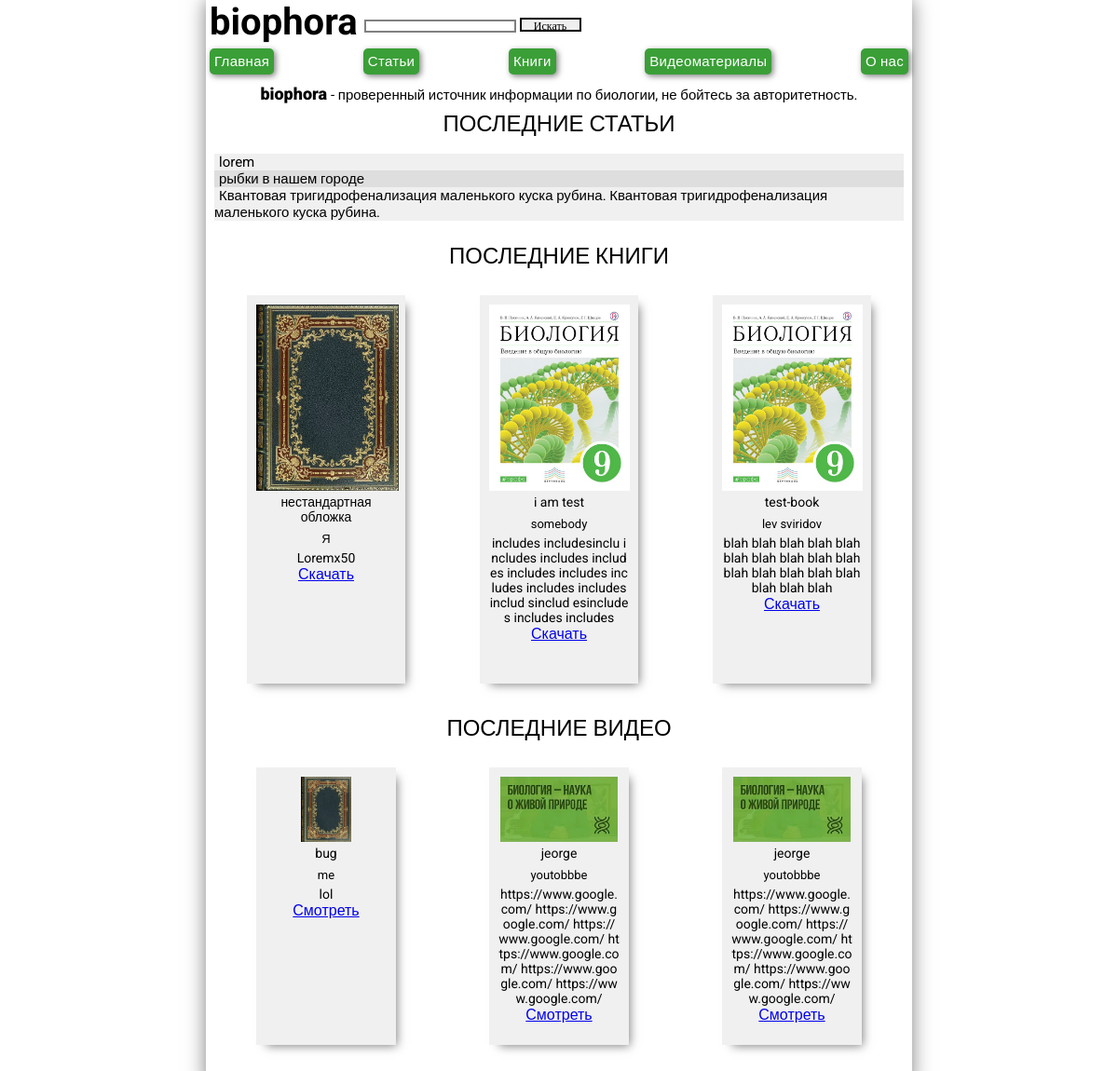
The page / on the database its author committed.
### articles/models.py (models this page shows, shortened)
class Article(models.Model):
    author = models.ForeignKey(settings.AUTH_USER_MODEL, on_delete=models.CASCADE)
    title = models.CharField(max_length=200)
    text = HTMLField()
    created_date = models.DateTimeField(default=timezone.now)
    published_date = models.DateTimeField(blank=True, null=True)
    class Meta:
        verbose_name = 'Статьи'
        verbose_name_plural = 'Статьи'

class Book(models.Model):
    preview = models.ImageField()
    title = models.CharField(max_length=200)
    author = models.CharField(max_length=200)
    description = models.TextField()
    download_link = models.TextField()
    created_date = models.DateTimeField(default=timezone.now)
    published_date = models.DateTimeField(blank=True, null=True)
    class Meta:
        verbose_name = 'Книги'
        verbose_name_plural = 'Книги'

class Video(models.Model):
    preview = models.ImageField()
    title = models.CharField(max_length=200)
    author = models.CharField(max_length=200)
    description = models.TextField()
    watch_link = models.TextField()
    created_date = models.DateTimeField(default=timezone.now)
    published_date = models.DateTimeField(blank=True, null=True)
    class Meta:
        verbose_name = 'Видео'
        verbose_name_plural = 'Видео'

### articles/views.py (the view)
# urls.py: path('', views.recent, name='recent'),
def recent(request):
    articles = Article.objects.order_by('-published_date')[:3]
    books = Book.objects.order_by('-published_date')[:3]
    videos = Video.objects.order_by('-published_date')[:3]
    context = {}
    context['articles'] = articles
    context['books'] = books
    context['videos'] = videos
    return render(request, 'recent.html', context)

### articles/templates/recent.html
{% extends 'base.html' %}
{% block content %}
<p class="motd"><span class="motd-mainword">biophora</span> -
        проверенный источник
        информации по биологии, не
        бойтесь за авторитетность.</p>
        <h2 class="block-name">ПОСЛЕДНИЕ СТАТЬИ</h2>
        <div class="recent">
            <ul type="none" class="recent-articles-names">
              {% for article in articles %}
                <li><a href="{% url 'article' pk=article.pk %}">{{ article.title }}</a></li>
              {% endfor %}
            </ul>
        </div>
        <h2 class="block-name">ПОСЛЕДНИЕ КНИГИ</h2>
        <div class="recent books grid">
          {% for book in books %}
            <div class="book-preview" >
              <img src="{{ book.preview.url }}" height="200px">
              <p class="book-title">{{ book.title }}</p>
              <p class="preview-author-name">{{ book.author }}</p>
              <p class="preview-description">{{ book.description }}</p>
              <a href="{{ book.download_link }}">Скачать</a>
            </div>
          {% endfor %}
        </div>
        <h2 class="block-name">ПОСЛЕДНИЕ ВИДЕО</h2>
        <div class="recent videos grid">
          {% for video in videos %}
            <div class="video-preview">
              <img src="{{ video.preview.url }}" height="70px">
              <p class="video-title">{{ video.title }}</p>
              <p class="preview-author-name">{{ video.author }}</p>
              <p class="preview-description">{{ video.description }}</p>
              <a href="{{ video.watch_link }}">Смотреть</a>
            </div>
          {% endfor %}
        </div>
{% endblock %}

### articles/static/css/style.css (style rules this page uses)
* { margin: 0; padding: 0; }
html { height: 100%; }
body { box-shadow: 0 0 20px rgba(0,0,0,0.5); min-height: 100%; margin: 0 auto; max-width: 750px; min-width: 300px; padding: 0 4px; font-family: Roboto, sans-serif; }
.motd { font-size: 15px; font-weight: 400; margin-bottom: 1vh; }
.motd-mainword { font-size: 18px; font-weight: 900; }
.recent { margin: 1vh auto 3vh; }
.grid { display: grid; justify-content: space-around; grid-gap: 10px; }
.videos { grid-template-columns: repeat(auto-fit, 150px); }
.books { grid-template-columns: repeat(auto-fit, 170px); }
.block-name { padding-bottom: 10px; font-weight: 500; }
.recent-articles-names { font-size: 15px; text-align: left; display: block; }
.recent-articles-names > li:nth-child(odd) { background-color: #f0f0f0; width: 100%; }
.recent-articles-names > li:nth-child(even) { background-color: #dedede; width: 100%; }
.recent-articles-names > li > a { text-decoration: none; color: black; padding: 5px; }
.book-preview { width: 150px; min-height: 397px; background-color: #f0f0f0; padding: 10px; box-shadow: 6px 6px 10px -5px rgba(0,0,0,0.5); margin: 10px 0; }
.preview-author-name { display: inline-block; font-size: 13px; width: 100%; padding-bottom: 5px; }
.book-title { width: 100%; font-size: 14px; padding-bottom: 5px; }
.preview-description { font-size: 14px; width: 100%; word-break: break-all; }
.video-preview { width: 130px; min-height: 278px; background-color: #f0f0f0; padding: 10px; box-shadow: 6px 6px 10px -5px rgba(0,0,0,0.5); margin: 10px 0; }
.video-title { width: 100%; font-size: 14px; padding-bottom: 5px; }

### rows shown on the page
Article: title "lorem"
Article: title "рыбки в нашем городе"
Article: title "Квантовая тригидрофенализация маленького куска рубина. Квантовая тригидрофенализация маленького куска рубина."
Book: preview (picture), title "нестандартная обложка", author "Я", description "Loremx50"
Book: preview (picture), title "i am test", author "somebody", description "includes includesinclu includes includes includes includes includes includes includes includes includ sinclud esincludes includes includes"
Book: preview (picture), title "test-book", author "lev sviridov", description "blah blah blah blah blah blah blah blah blah blah blah blah blah blah blah blah blah blah"
Video: preview (picture), title "bug", author "me", description "lol"
Video: preview (picture), title "jeorge", author "youtobbbe", description "https://www.google.com/ https://www.google.com/ https://www.google.com/ https://www.google.com/ https://www.google.com/ https://www.google.com/"
Video: preview (picture), title "jeorge", author "youtobbbe", description "https://www.google.com/ https://www.google.com/ https://www.google.com/ https://www.google.com/ https://www.google.com/ https://www.google.com/"
